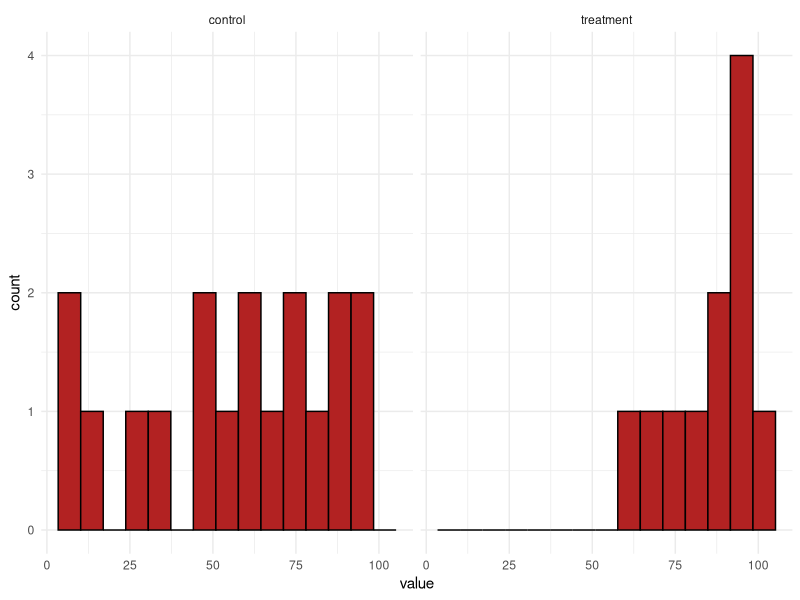
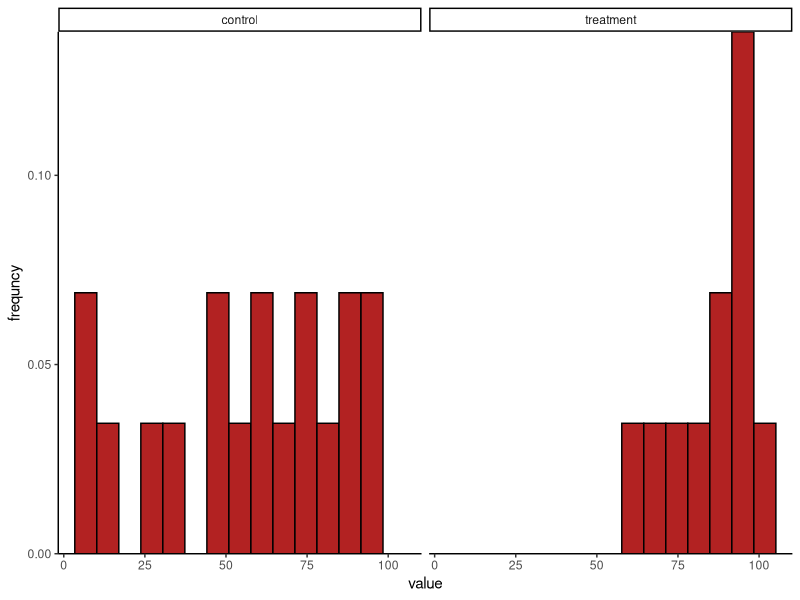
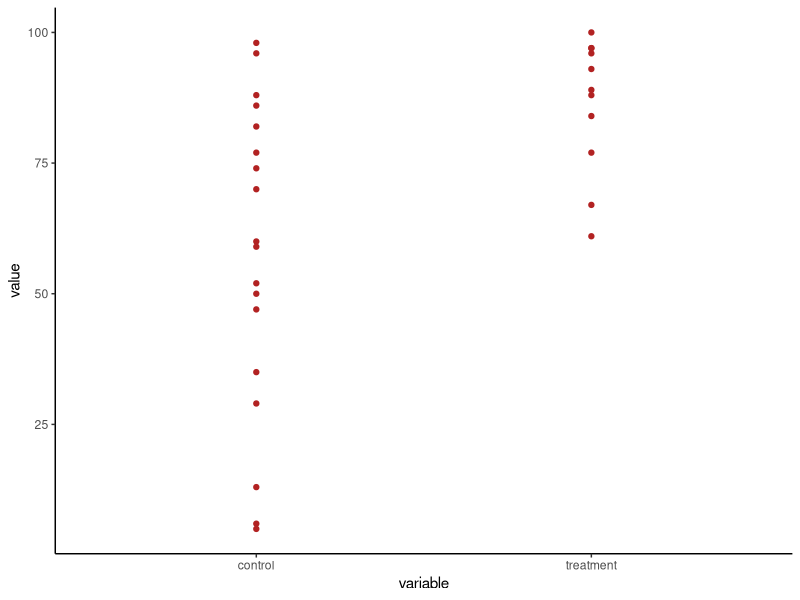
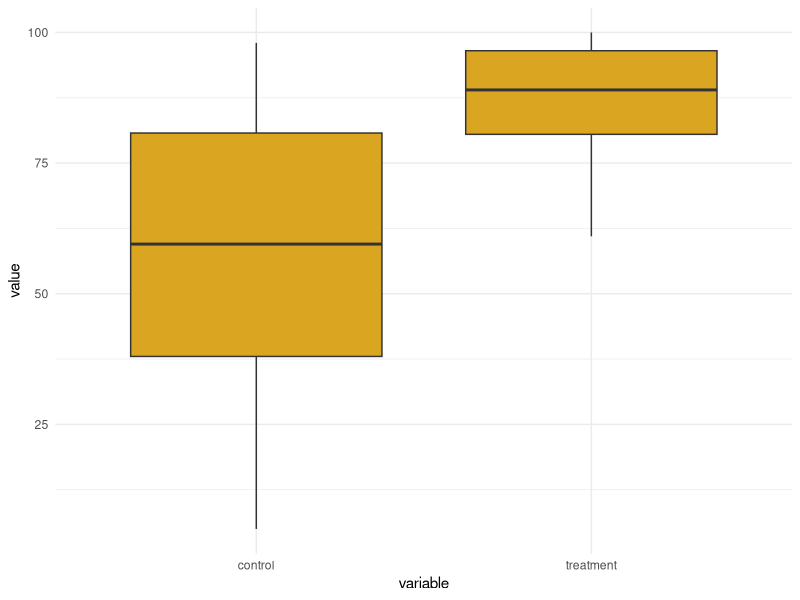
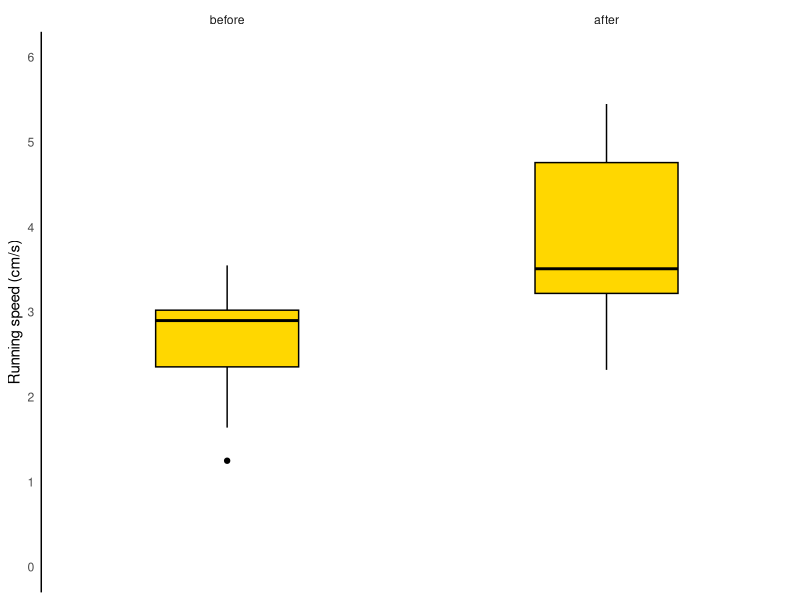
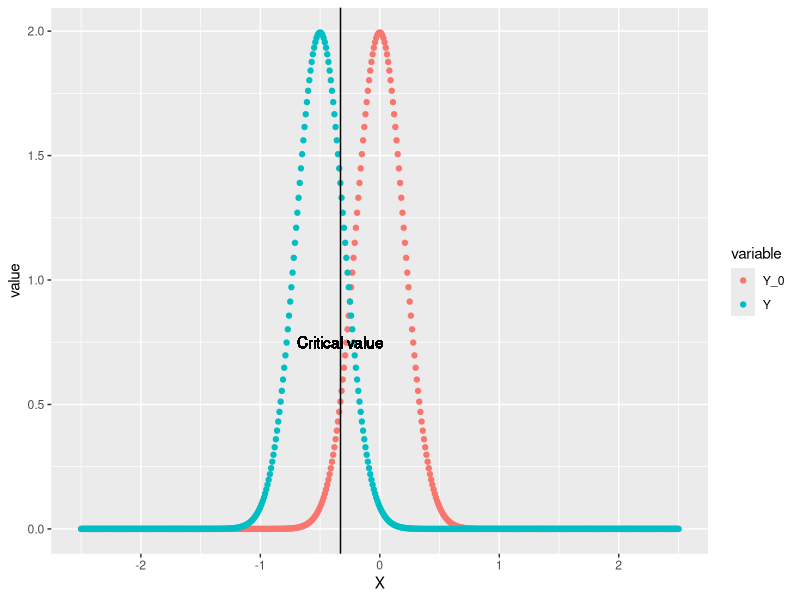
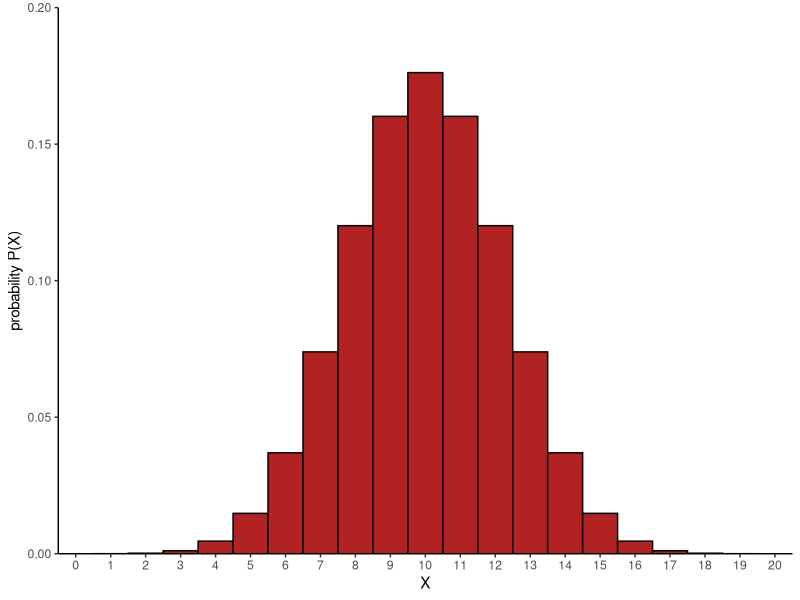
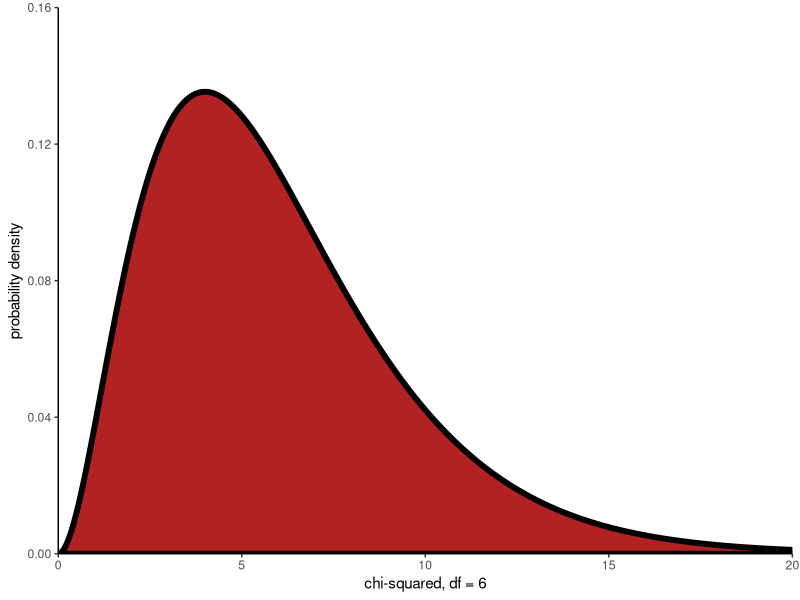

Here is the R script that generated these plots, in order:
## ---- chunk 1
knitr::opts_chunk$set(echo = TRUE)
library(tidyverse)

options(digits = 7)        # number of digits printed by R default (vectors, data.frames, lists)
options(pillar.sigfig = 7) # number of digits printed by tibbles default.
## ---- chunk 2

#data[1] # gives c1
#data[2,1:2] # gives r2
#data[1, 1:2] # gives r1

x <- sample(x = c("A", "B", "O"), size = 1000, replace = TRUE)
table(x)
table(x)[["A"]]
## ---- chunk 3

empty_vector <- rep(NA,100)

for (i in (1:length(empty_vector))) {
  tmp_vector    <- sample(x = c("A", "B", "O"), size = 10, replace = TRUE)
  empty_vector[i] <- sum(tmp_vector=="A")
}

# Tibble with 1 column and 100 samples of "A"-counts
simulations <- tibble(sum_A = empty_vector)


pd <- simulations %>%
  group_by(sum_A) %>% # Group by value
  summarise(n  = n(), # Number of counts of that value
            nf = n()/nrow(simulations), # Fraction of all counts
            squared = n()^2 # Proving a point
  )

pd
## ---- chunk 4
simulations %>%
  summarise(rows           = n(),
            larger_than_8  = sum(sum_A >=8),
            fraction_lager_than_8        = larger_than_8/nrow(simulations),
            smaller_than_2 = sum(sum_A <= 2))
## ---- chunk 5
control <- c(98, 96, 88, 86, 82, 77, 74, 70, 60, 59, 52, 50, 47, 35, 29, 13, 6, 5)
treatment <- c(100, 97, 96, 97, 93, 89, 88, 84, 77, 67, 61)

# Man bliver nødt til at lave tibble manuelt hvis der ikke er lige mange værdier i de to kategorier.
data <- tibble(value = c(control, treatment), 
               variable = c(rep("control", length(control)), rep("treatment", length(treatment))))

# Ellers kunne man bare bruge tibble(), efterfulgt af reshape2::melt()

ggplot(data)+
  geom_histogram(aes(x = value), color = "black", fill = "firebrick", bins = 15)+
  theme_minimal()+
  facet_wrap(~variable)

## ---- chunk 6
ggplot(data)+
  geom_histogram(aes(x = value, y = ..count../sum(..count..)), color = "black", fill = "firebrick", bins = 15)+
  theme_classic()+
  ylab("frequncy")+
  scale_y_continuous(expand = c(0,0))+ #Får barerne til at røre bunden
  facet_wrap(~variable)+
  NULL
## ---- chunk 7
ggplot(data)+
  geom_point(aes(x = variable, y = value), color = "firebrick")+
  theme_classic()
## ---- chunk 8
ggplot(data)+
  geom_boxplot(aes(x = variable, y = value), fill = "goldenrod")+
  theme_minimal()

## ---- chunk 9
# Some data from tbale 3.2-1 in the book:
before <- c(1.25, 2.94, 2.38, 3.09, 3.41, 3.00, 2.31, 2.93,
            2.98, 3.55, 2.84, 1.64, 3.22, 2.87, 2.37, 1.91)

# Interquartile range
IQR(before)

# Manual calculation of the interquartile range
Q <- quantile(before,  probs = c(0, 0.25, 0.5, 0.75, 1))
Q[4]-Q[2]


# To use the method described in the book, specify type = 2:
Q <- quantile(before, type = 2)
Q
Q[4]-Q[2]
## ---- chunk 10
after <- c(2.40, 3.50, 4.49, 3.17, 5.26, 3.22, 2.32, 3.31,
           3.70, 4.70, 4.94, 5.06, 3.22, 3.52, 5.45, 3.40)

# You can make a nice tibble from the data of the vectors
data <- tibble(before = before, after = after)
data
## ---- chunk 11
melted_data <- reshape2::melt(data)
melted_data
## ---- chunk 12
ggplot(melted_data, aes(y = value))+
  geom_boxplot(color = "black", fill = "gold")+
  facet_wrap(~variable)+
  # From here, it's purely aesthetics!
  # Here we make it pretty
  scale_x_discrete()+
  scale_y_continuous(limits = c(0,6), breaks = seq(0,6, by = 1))+
  # Color and labels
  ylab("Running speed (cm/s)")+
  theme_minimal()+
  theme(axis.line = element_line(colour = "black"),
        panel.grid.major = element_blank(),
        panel.grid.minor = element_blank())+
  NULL
## ---- chunk 13
# Assuming two means are equal:
mu_0 <- 0
# The difference in means was found to be
mu <- -0.5
# The standard deviation of the found mean:
sd <- 0.2
#sd <- 0.24
# Assuming alpha = 0.05
alpha <- 0.05
# Caluculating the critical value
crit <- qnorm(p = alpha, mean = mu_0, sd = sd)
## ---- chunk 14
# Making the two distributions
X = seq(-2.5, 2.5, 0.01)
Y_0 <- dnorm(x = X, mean = mu_0, sd = sd)
Y <- dnorm(x = X, mean = mu, sd = sd)
# Tidying data and plotting data
data <- tibble(X = X, Y_0 = Y_0, Y = Y)
melted_data <- reshape2::melt(data, id.vars = "X")

ggplot(data = melted_data, aes(x = X, y = value, color = variable))+
  geom_point()+
  geom_vline(xintercept = crit)+
  geom_text(aes(x = crit, label = "Critical value", y = 0.75), color = "black")+
  NULL

## ---- chunk 15
x <- seq(0,20,1)
y <- dbinom(x,20,0.5)
data <- tibble(x = x, y = y)
ggplot(data, aes(x = x, y = y))+
  geom_col(color = "black", fill = "firebrick", width = 1)+
  theme_classic()+
  xlab("X")+
  ylab("probability P(X)")+
  scale_x_continuous(expand = c(0,0), breaks = seq(0,20,1))+
  scale_y_continuous(expand = c(0,0), limits = c(0,0.20))

## ---- chunk 16
# Define the values from your sample
X <- 131
n <- 169

p_hat <- X/n
SE_p <- sqrt((p_hat*(1-p_hat))/n)
## ---- chunk 17
# Define the values from your sample
X <- 131
n <- 169

# formula for p'
p_prime <- ((X+2)/(n+4))
# The 95% CI for the population probability
lower_lim <- p_prime - 1.96*sqrt((p_prime*(1 - p_prime))/(n + 4))
lower_lim
upper_lim <- p_prime + 1.96*sqrt((p_prime*(1 - p_prime))/(n + 4))
upper_lim
## ---- chunk 18
# Reject H_0 if you get strictly less than 6 successes
qbinom(0.025, 20, 0.5)

# Reject H_0 if you get equalt to 14 or more successes
qbinom(0.975, 20, 0.5)
qbinom(0.025, 20, 0.5, lower.tail = FALSE)
## ---- chunk 19
# From the good ol' toad example, where a success is right-handed
binom.test(14, 18, p = 0.5)
## ---- chunk 20

x <- seq(0,20, 0.02)
y <- dchisq(x, df = 6)

data <- tibble(x = x, y = y)

ggplot(data, aes(x = x, y = y))+
  #geom_line(size = 3)+
  theme_classic()+
  geom_ribbon(aes(ymin=0,ymax=pmax(data$y,0)), fill="firebrick", colour ="black", alpha=1, size = 2)+
  scale_x_continuous(expand = c(0,0))+
  scale_y_continuous(expand = c(0,0), limits = c(0,0.16))+
  ylab("probability density")+
  xlab("chi-squared, df = 6")

## ---- chunk 21
qchisq(0.05, df =6, lower.tail = FALSE)
## ---- chunk 22
pchisq(q = 15.795, df = 6, lower.tail = FALSE)
## ---- chunk 23
values <- rchisq(10000, df =6)
data <- tibble(values = values)

ggplot(data, aes(x = values))+
  geom_histogram(color = "black", fill = "firebrick")+
  theme_classic()+
  scale_x_continuous(expand = c(0,0))+ # Får diagrammet til at røre y-aksen
  scale_y_continuous(expand = c(0,0)) # Får diagrammet til at røre bunden
## ---- chunk 24
# This is the example with births and weekdays
observed <- c(14, 26, 34, 21, 27, 38, 20)
expected <- c(52/366, 52/366, 52/366, 52/366, 52/366, 53/366, 53/366)*180

df = length(observed)-1
chi2 <- sum(((observed-expected)^2)/expected)

pchisq(q = chi2, df = df, lower.tail = FALSE)
## ---- chunk 25
category <- c("Eaten", "Not eaten")
infection <- c("Uninfected", "Lightly infected", "Highly infected")

data <- data.frame(c(1, 49), c(10, 35), c(37,9))

rownames(data) <- category
colnames(data) <- infection
## ---- chunk 26
data

chisq.test(data, correct = FALSE)
## ---- chunk 27
total <- sum(data)
p_r1 <- sum(data[1,1:3])/total # grabbing the data from row 1
p_r2 <- sum(data[2,1:3])/total

rows <- c(p_r1, p_r2)

p_c1 <- sum(data[1])/total
p_c2 <- sum(data[2])/total
p_c3 <- sum(data[3])/total


expected <- data.frame(rows*p_c1, rows*p_c2, rows*p_c3)*total
observed <- data

chi2 <- sum(((observed-expected)^2)/expected)
df <- (nrow(data)-1)*(ncol(data)-1)

pchisq(q = chi2, df = df, lower.tail = FALSE)
## ---- chunk 28
fertility <- c("Estrous", "Not estrous")
bite <- c("Bitten", "Not bitten")

data <- data.frame(c(15, 7), c(6, 322))

rownames(data) <- fertility
colnames(data) <- bite

total <- sum(data)
p_r1 <- sum(data[1,1:2])/total # grabbing the data from row 1
p_r2 <- sum(data[2,1:2])/total

rows <- c(p_r1, p_r2)

p_c1 <- sum(data[1])/total
p_c2 <- sum(data[2])/total


expected <- data.frame(rows*p_c1, rows*p_c2)*total
observed <- data
## ---- chunk 29
data
chi2 <- sum(((abs(observed-expected)-0.5)^2)/expected)
pchisq(q = chi2, df = 1, lower.tail = FALSE)
## ---- chunk 30
chisq.test(data, correct = TRUE)
## ---- chunk 31
data
fisher.test(x = data)
## ---- chunk 32
data <- data.frame(c("a", "c"), c("b", "d"))

treatment <- c("Treatment", "Control")
outcome <- c("Success", "Failure")

rownames(data) <- outcome
colnames(data) <- treatment
## ---- chunk 33
knitr::kable(data)
## ---- chunk 34
data <- data.frame(c(1438, 18496), c(1427, 18515))

treatment <- c("Aspirin", "Control")
outcome <- c("Cancer", "Healthy")

rownames(data) <- outcome
colnames(data) <- treatment
## ---- chunk 35
knitr::kable(data)
## ---- chunk 36
#data[r,c]
#data[c]
p1 <- data[1,1]/sum(data[1])
p2 <- data[1,2]/sum(data[2])
RR <- p1/p2
lnRR <- log(RR)
SElnRR <- sqrt(1/data[1,1] + 1/data[1,2] - 1/sum(data[1]) - 1/sum(data[2]))
# Confidence interval for the ln(RR)
lower_lim <- lnRR - 1.96*SElnRR
lower_lim
upper_lim <- lnRR + 1.96*SElnRR
upper_lim

# And giving the values we prbobaly want to look at:
lower_lim <- exp(lnRR - 1.96*SElnRR)
lower_lim
upper_lim <- exp(lnRR + 1.96*SElnRR)
upper_lim
## ---- chunk 37
a <- data[1,1]
b <- data[1,2]
c <- data[2,1]
d <- data[2,2]

OR <- (a*d)/(b*c)

SElnOR <- sqrt(1/a + 1/b + 1/c + 1/d)
lnOR <- log(OR)

# And giving the values we prbobaly want to look at:
lower_lim <- exp(lnOR - 1.96*SElnOR)
lower_lim
upper_lim <- exp(lnOR + 1.96*SElnOR)
upper_lim

## ---- chunk 38
x <- 0:10
y <- dpois(x = x, lambda = 2)
data <- tibble(x = x, y = y)

ggplot(data, aes(x = x, y = y))+
  geom_point(color = "firebrick", size = 3)+
  geom_line(color = "black")+
  scale_x_continuous(expand = c(0,0.01), breaks = 0:10)+
  scale_y_continuous(expand = c(.01,0))+
  theme_classic()+
  ylab("Probability density")+
  xlab("X, Poisson distribution")
  

## ---- chunk 39
data_frame <- data.frame(c(0,1,2,3,4,5), c(32,44,21,10,4,1))
colnames(data_frame) <- c("Number of goals", "Frequency")
#rownames(data_frame) <- c()
## ---- chunk 40
knitr::kable(data_frame)
## ---- chunk 41
# Determining the number of experiments
n <- sum(data_frame[2])
# Determining the sum of counts for all n experiments
total_counts <-data_frame[1]*data_frame[2]
X <- sum(total_counts)
# Number of goals scored on average
# Average count pr. experiment
lambda <- X/n
lambda
## ---- chunk 42
qpois(0.95, 1.223)
qpois(0.05, 1.223, lower.tail = FALSE)

## ---- chunk 43
# Vector for expected count for the points in the diagram
expected_count <- dpois(0:5, 1.223)*112

ggplot(data_frame)+
  geom_col(aes(x = `Number of goals`, y = `Frequency`), color = "black", fill = "firebrick", width = 1)+
  geom_point(aes(x=`Number of goals`, y = expected_count))+
  theme_classic()+
  scale_y_continuous(expand = c(0,0))
## ---- chunk 44
set.seed(69)
rpois <- rpois(100, lambda = 1.223)
pois_tibble <- tibble(rpois = rpois)
ggplot(pois_tibble)+
  geom_histogram(aes(x = rpois), color = "black", fill = "firebrick", binwidth = 1)+
  scale_x_continuous(breaks = 0:5)+
  scale_y_continuous(expand = c(0,0))+
  theme_classic()
## ---- chunk 45
x <- seq(-3,3,0.01)
y <- dnorm(x)
data <- tibble(x = x, y = y)

ggplot(data, aes(x = x, y = y))+
  #geom_line(size = 3)+
  theme_classic()+
  geom_ribbon(aes(ymin=0,ymax=y), fill="firebrick", colour ="black", alpha=1, size = 2)+
  scale_x_continuous(expand = c(0,0))+
  scale_y_continuous(expand = c(0,0), limits = c(0,0.45))+
  ylab("Probability density")+
  xlab("Z")

## ---- chunk 46
alpha = 0.05
qnorm(p = alpha/2)
## ---- chunk 47
n <- 20
x <- 0:n
p <- 0.5

binom <- dbinom(x, n, p)
norm_approx <- dnorm(x, mean = n*p, sd = sqrt(n*p*(1-p)))

data <- tibble(x = x, binom = binom, norm_approx = norm_approx)

ggplot(data, aes(x = x))+
  geom_col(aes(y = binom), fill = "firebrick", width = 1, color ="black")+
  geom_line(aes(y = norm_approx), size = 2)+
  ylab("Probability density")+
  theme_classic()


## ---- chunk 48
x <- seq(-4,4,0.01)
y <- dt(x, df = 4)
data <- tibble(x = x, y = y)
ggplot(data, aes(x = x, y = y))+
  #geom_line(size = 3)+
  theme_classic()+
  geom_ribbon(aes(ymin=0,ymax=pmax(data$y,0)), fill="firebrick", colour ="black", alpha=1, size = 2)+
  scale_x_continuous(expand = c(0,0))+
  scale_y_continuous(expand = c(0,0), limits = c(0,0.4))+
  ylab("Probability density")+
  xlab("t-distribution, df = 6")
## ---- chunk 49
sample <- c(8.69, 8.15, 9.25, 9.45, 8.96, 8.65, 8.43, 8.79, 8.63)
mean <- mean(sample)
sd <- sd(sample)
SE <- sd/sqrt(length(sample))
df <- length(sample)-1

mu <- 8.5

# Determining the test statistic
t <- (mean-mu)/SE
# The two-tailed probability of getting a deviation this big:
2*pt(q = t, df = df, lower.tail = FALSE)
# This example deviation has P-value of 0.06 and we can not reject the H_0.
## ---- chunk 50
t_alpha <- abs(qt(p = alpha/2, df = df))

lower_lim <- mean - t_alpha*SE
lower_lim
upper_lim <- mean + t_alpha*SE
upper_lim
## ---- chunk 51
test <- t.test(x = sample, conf.level = 0.95)
test
# Confidence interval
test$conf.int[1:2]
## ---- chunk 52
test <- t.test(x = sample, mu  = 8.5, alternative = "two.sided")
test
test$p.value
## ---- chunk 53
sample
alpha <- 0.05
var <- var(sample)
df <- length(sample)-1

# And giving the values we prbobaly want to look at:
lower_lim <- (df*var)/qchisq(p = alpha/2, df = df, lower.tail = FALSE)
lower_lim
upper_lim <- (df*var)/qchisq(p = (1- (alpha/2)), df = df, lower.tail = FALSE)
upper_lim

## ---- chunk 54
lower_lim <- sqrt((df*var)/qchisq(p = alpha/2, df = df, lower.tail = FALSE))
lower_lim
upper_lim <- sqrt((df*var)/qchisq(p = (1- (alpha/2)), df = df, lower.tail = FALSE))
upper_lim
## ---- chunk 55
# Sample sizes and values
# Either variance or sd for each sample (remember sd is sqrt(var))
mean1 <- 10.44
n1 <- 6
sd1 <- 0.69
var1 <- sd1^2
df1 <- n1 - 1

mean2 <- 8.44
n2 <- 8
sd2 <- 1.03
var2 <- sd2^2
df2 <- n2 - 1

## ---- chunk 56
var_p <- (df1*(sd1^2) + df2*(sd2^2))/(df1 + df2)
SE_diff <- sqrt(var_p*(1/n1 + 1/n2))
df <- df1 + df2

t <- (mean1 - mean2)/SE_diff # This one is under the H_0 that mu1 - mu2 = 0
## ---- chunk 57
alpha <- 0.05
crit_t <- qt(p = alpha/2, df = df, lower.tail = F)
# Is the t-value(test statistic) more extreme than the critical t-value under the given significance level?
t >= crit_t
## ---- chunk 58
# Probability of getting the difference
2*pt(q = t, df = df, lower.tail = FALSE)
## ---- chunk 59
t <- abs(qt(p = alpha/2, df = df))

lower_lim <- (mean1 - mean2) - t*SE_diff
lower_lim
upper_lim <- (mean1 - mean2) + t*SE_diff
upper_lim

## ---- chunk 60
SE_diff <- sqrt((var1/n1) + (var2/n2))
t <- (mean1 - mean2)/SE_diff

df <- (((var1/n1)+(var2/n2))^2) / ((((var1/n1)^2)/(n1-1)) + (((var2/n2)^2)/(n2-1)))

# The Welch Test probability
2*pt(q = t, df = df, lower.tail = F)

## ---- chunk 61
t_alpha <- abs(qt(p = alpha/2, df = df))

lower_lim <- (mean1 - mean2) - t_alpha*SE_diff
lower_lim
upper_lim <- (mean1 - mean2) + t_alpha*SE_diff
upper_lim

## ---- chunk 62
set.seed(1)
values <- c(0.30, 0.16, -0.24, -0.25, 0.36, 0.17, 0.11, 0.12, 0.34, 0.32, 0.71, 0.09, 1.12, 0.01, -0.24, 0.24, -0.30, -0.16)

bootstrap_median <- rep(NA, 10000)

for (i in 1:length(bootstrap_median)){
  bootstrap_median[i] <- median(sample(values, length(values), replace = TRUE))
}

bootstrap_table <- tibble(median = bootstrap_median)
## ---- chunk 63
ggplot(bootstrap_table)+
  geom_histogram(aes(x = median), color = "black", fill = "firebrick", binwidth = 0.01)+
  theme_classic()+
  scale_x_continuous(expand = c(0,0))+
  scale_y_continuous(expand = c(0,0))
## ---- chunk 64
sd(bootstrap_median)
